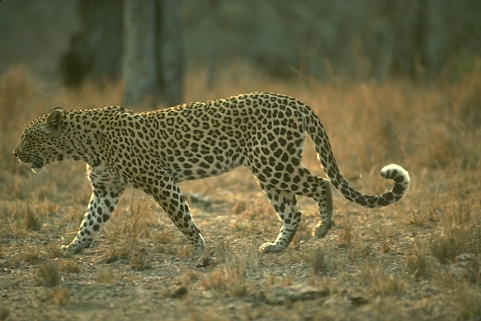
#> input picture datasets/training_hr_images/134052.png, 481 x 321 px; its folder holds 4 pictures in this run
$ python test.py
#> lines starting #> are read from the running program, lines starting #| are printed output that depends on the picture
import cv2
import os
from tqdm import tqdm

# fnames = glob.glob('datasets/sr_16_128/*.png')
src = 'datasets/training_hr_images'
dst = 'datasets/training_lr_images'
size = 144

fnames = os.listdir(src)

for fname in  tqdm(fnames):
    img = cv2.imread(f'{src}/{fname}')
#> img is the input picture: shape (321, 481, 3); mean B, G, R 68.5, 103.6, 108.7
    shape = img.shape[:2]
#> shape = (321, 481)
    img_r = cv2.resize(img, (shape[1] // 3, shape[0] // 3))
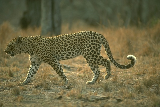
#> img_r: shape (107, 160, 3); mean B, G, R 68.5, 103.6, 108.7
    target = f'{dst}/{fname}'
    cv2.imwrite(target, img_r)
#> pass 2 of the loop `for fname in  tqdm(fnames):`:
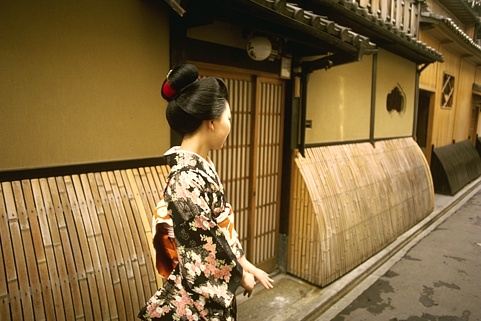
#> input picture datasets/training_hr_images/145053.png, 481 x 321 px
#> img is the input picture: shape (321, 481, 3); mean B, G, R 60.6, 103.9, 130
#> `img_r = cv2.resize(img, (shape[1] // 3, shape[0] // 3))`:
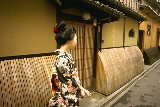
#> img_r: shape (107, 160, 3); mean B, G, R 60.6, 103.9, 130
#> pass 3 of the loop `for fname in  tqdm(fnames):`:
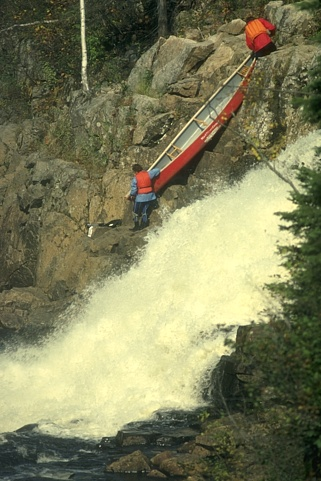
#> input picture datasets/training_hr_images/155060.png, 321 x 481 px
#> img is the input picture: shape (481, 321, 3); mean B, G, R 91.8, 126.6, 126.6
#> `img_r = cv2.resize(img, (shape[1] // 3, shape[0] // 3))`:
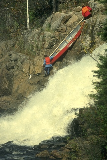
#> img_r: shape (160, 107, 3); mean B, G, R 91.7, 126.5, 126.5
#> the loop made 4 passes; the first 3 are shown
